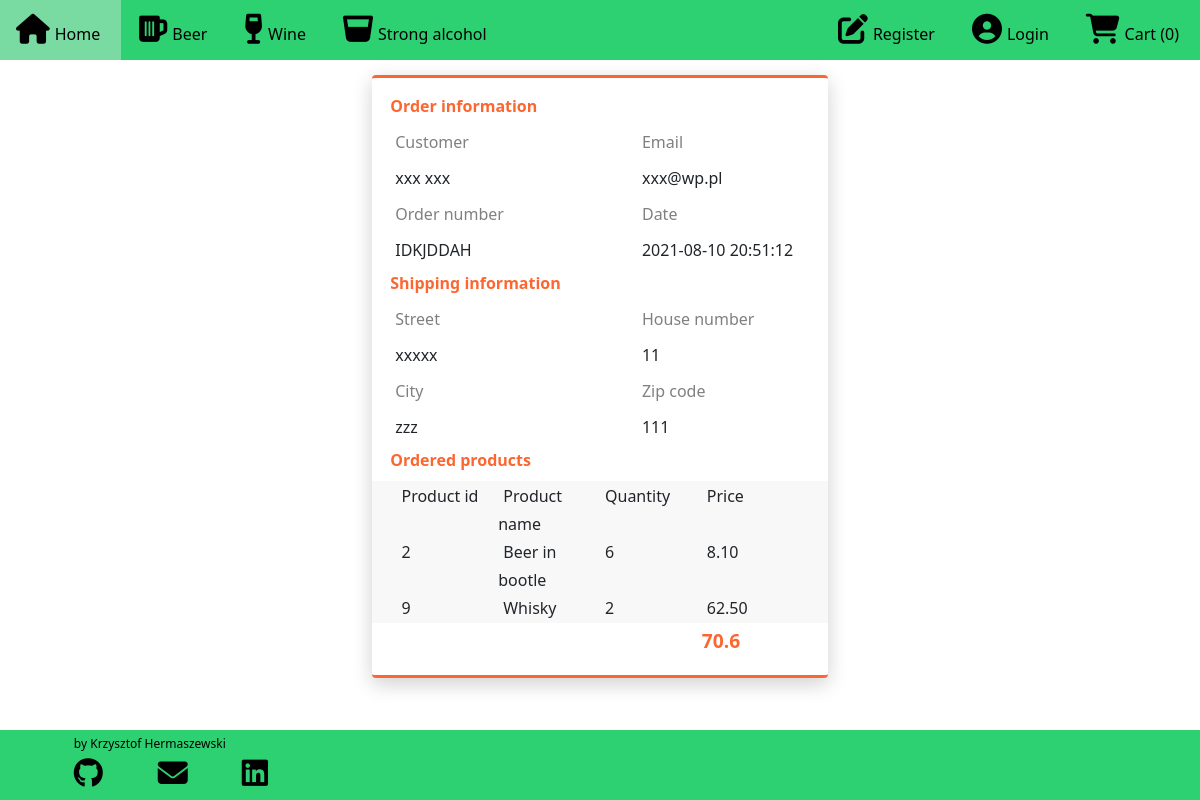
The app's page /account/3 with its own data.
### alco_taxi/models.py (models this page shows, shortened)
class Order(db.Model):
    id = db.Column(db.Integer, primary_key=True)
    order_time = db.Column(db.DateTime, nullable=False, default= datetime.datetime.now())
    customer_id = db.Column(db.Integer)
    reference = db.Column(db.String(10))
    first_name = db.Column(db.String(25))
    surname = db.Column(db.String(25))
    email = db.Column(db.String(100))
    phone_number = db.Column(db.Integer)
    street = db.Column(db.String(50))
    house_number = db.Column(db.String(10))
    city = db.Column(db.String(50))
    area_code = db.Column(db.String(10))
    status = db.Column(db.String(10))
    items = db.relationship('Order_Item', backref='order', lazy=True)
    def order_total(self):
        return db.session.query(db.func.sum(Order_Item.quantity * Product.price)).join(Product).filter(Order_Item.order_id == self.id).scalar()

class Order_Item(db.Model):
    id = db.Column(db.Integer, primary_key=True)
    order_id = db.Column(db.Integer, db.ForeignKey('order.id'))
    product_id = db.Column(db.Integer, db.ForeignKey('product.id'))
    quantity = db.Column(db.Integer)

class Product(db.Model):
    id = db.Column(db.Integer, primary_key=True)
    product_name = db.Column(db.String(50), unique=True, nullable=False)
    price = db.Column(db.Float)
    barcode = db.Column(db.String(12), unique=True, nullable=False)
    image = db.Column(db.String(50), unique=True, nullable=False)
    orders = db.relationship('Order_Item', backref='product', lazy=True)

### alco_taxi/routes.py (the view)
@app.route('/account/<order_id>')
def account(order_id):
    order = Order.query.filter_by(id=int(order_id)).first()
    return render_template('account.html', order=order)

### alco_taxi/routes.py (called while the page is built)
@app.context_processor
def context_processor():
    products = Product.query.all()
    return dict(products=products)

### alco_taxi/templates/account.html (shortened to what this page needs)
{% extends "base.html" %}
{% block content %}
<div class="card">
    <div class="title">Order information</div>
    <div class="info">
        <div class="row">
            <div class="col-7"> <span id="heading">Customer</span><br> <span id="details">{{ order.first_name + ' ' + order.surname }}</span> </div>
            <div class="col-5 pull-right"> <span id="heading">Email</span><br> <span id="details">{{order.email}}</span> </div>
        </div>
    </div>
    <div class="info">
        <div class="row">
            <div class="col-7"> <span id="heading">Order number</span><br> <span id="details">{{order.reference}}</span> </div>
            <div class="col-5 pull-right"> <span id="heading">Date</span><br> <span id="details">{{order.order_time.strftime("%Y-%m-%d %H:%M:%S")}}</span> </div>
        </div>
    </div>
    <div class="white_line"></div>
    <div class="title">Shipping information</div>
    <div class="info">
        <div class="row">
            <div class="col-7"> <span id="heading">Street</span><br> <span id="details">{{ order.street }}</span> </div>
            <div class="col-5 pull-right"> <span id="heading">House number</span><br> <span id="details">{{order.house_number}}</span> </div>
        </div>
    </div>
    <div class="info">
        <div class="row">
            <div class="col-7"> <span id="heading">City</span><br> <span id="details">{{ order.city }}</span> </div>
            <div class="col-5 pull-right"> <span id="heading">Zip code</span><br> <span id="details">{{order.area_code}}</span> </div>
        </div>
    </div>
    <div class="white_line"></div>
    <div class="title">Ordered products</div>
    <div class="white_line"></div>
    <div class="pricing">
        <div class="row">
            <div class="col-3"> <span id="product_id">Product id</span> </div>
            <div class="col-3"> <span id="name">Product name</span> </div>
            <div class="col-3"> <span id="quantity">Quantity</span> </div>
            <div class="col-3"> <span id="price">Price</span> </div>
        </div>
        <div class="row">
            {% for item in order.items %}
            <div class="col-3"> <span id="product_id">{{ item.product_id }}</span> </div>
            <div class="col-3"> <span id="name">{{ item.product.product_name }}</span> </div>
            <div class="col-3"> <span id="quantity">{{ item.quantity }}</span> </div>
            <div class="col-3"> <span id="price">{{ "%.2f"|format(item.product.price * item.quantity)}}</span> </div>
            {% endfor %}
        </div>
    </div>
    <div class="total">
        <div class="row">
            <div class="col-9"></div>
            <div class="col-3"><big>{{ order.order_total() }}</big></div>
        </div>
    </div>
</div>
<div class="space"></div>
{% endblock content %}

### alco_taxi/static/style.css (style rules this page uses)
#price { text-align-last:right; }
span { margin: 5px; }
.space { height: 50px; }
#quantity { width: 50px; }
body { overflow-x: hidden; }
.card { margin: auto; margin-top: 15px; width: 38%; max-width: 600px; padding: 2vh 0; box-shadow: 0 6px 20px 0 rgba(0, 0, 0, 0.19); border-top: 3px solid rgb(252, 103, 49); border-bottom: 3px solid rgb(252, 103, 49); border-left: none; border-right: none }
.title { color: rgb(252, 103, 49); font-weight: 600; padding: 0 4%; font-size: initial }
.white_line { height: 9px; }
#details { font-weight: 350 }
.info { padding: 0% 4%; }
.info .col-5 { padding: 0 }
#heading { color: grey; line-height: 6vh }
.pricing { background-color: #ddd3; padding: 0.1vh 8%; font-weight: 400; line-height: 1.75; }
.pricing .col-3 { padding: 0 }
.total { padding: 0.5vh 8%; color: rgb(252, 103, 49); font-weight: bold }
.total .col-3 { padding: 0 }
.space { height: 100px; }

### records on screen
Order: first_name+surname "xxx xxx", email "xxx@wp.pl", reference "IDKJDDAH", order_time "2021-08-10 20:51:12", street "xxxxx", house_number "11", city "zzz", area_code "111"
Order_Item: product_id "2", product.product_name "Beer in bootle", quantity "6"
Product: item.product.price*item.quantity "8.10"
Order_Item: product_id "9", product.product_name "Whisky", quantity "2"
Product: item.product.price*item.quantity "62.50"

### other values on screen
{{ session['cart']|length }} "0"
{{ order.order_total() }} "70.6"
